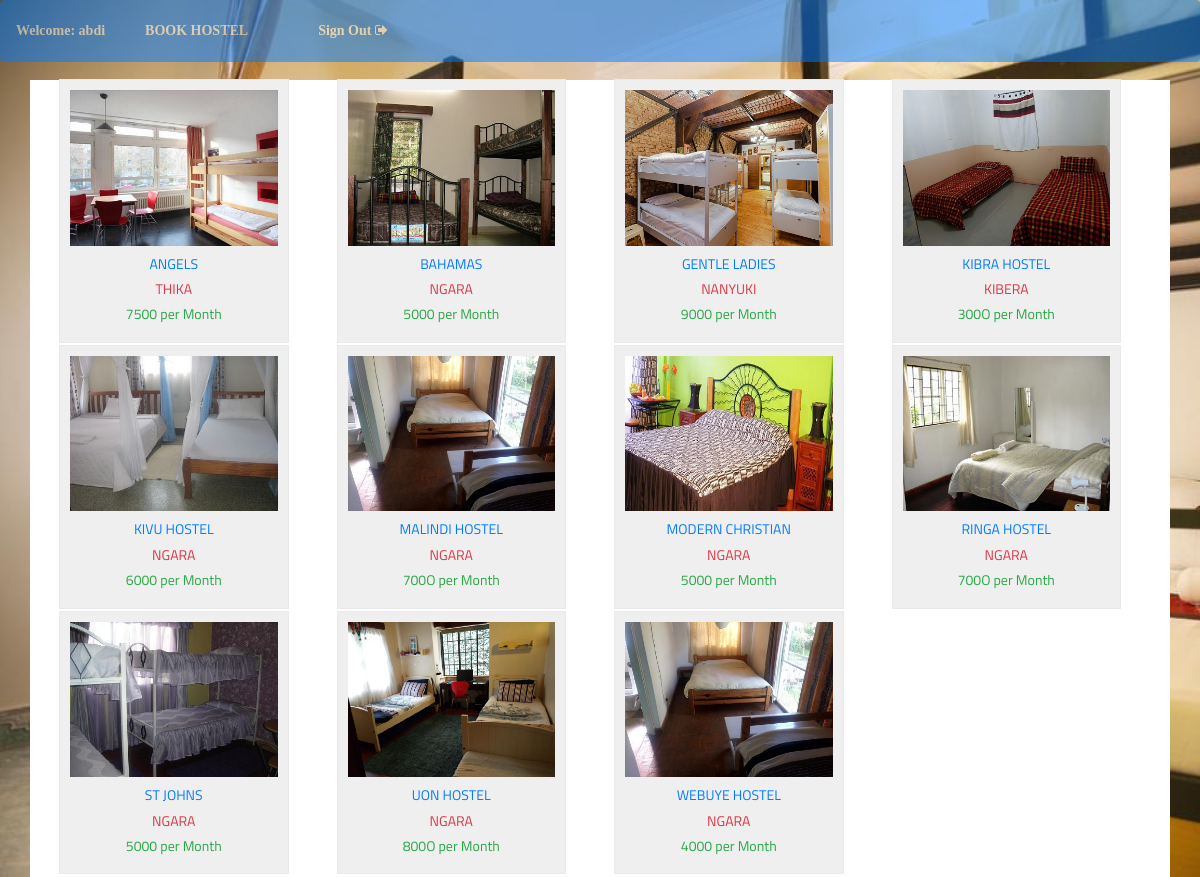
Screenshot of /userdashboard.php (signed in) with the database file from the repository.
### tables this page shows
CREATE TABLE `hostel` (
  `name` varchar(200) NOT NULL,
  `location` varchar(200) NOT NULL,
  `price` varchar(200) NOT NULL,
  `img` varchar(200) NOT NULL
);

### userdashboard.php (the view, shortened to what this page needs)
<?php
    $database_name = "hostel";
    $con = mysqli_connect("localhost","root","",$database_name);?>
<!doctype html>
<html>
<head>
<link rel="stylesheet" href="https://stackpath.bootstrapcdn.com/bootstrap/4.4.1/css/bootstrap.min.css">
  <link rel="stylesheet" href="https://maxcdn.bootstrapcdn.com/bootstrap/3.4.1/css/bootstrap.min.css">
  <link rel="stylesheet" href="path/to/font-awesome/css/font-awesome.min.css">
  <link rel="stylesheet" href="https://cdnjs.cloudflare.com/ajax/libs/font-awesome/4.7.0/css/font-awesome.min.css">
</head>
<body class="" style="background-image:url(img/b.jpg); background-repeat: no-repeat;background-size: cover;height: 624px ">
    <div class="navbar-fixed-top">
 <nav class="navbar navbar-expand-lg bg-primary" style="opacity: 0.5">
  <div class="collapse navbar-collapse" id="navbarTogglerDemo03">
<ul class="navbar-nav mr-auto">
  <li class="nav-item">
          <?php
if (isset($_SESSION['client'])) {
                  echo '<a style="color: white; font-family:Verdana; font-weight:bolder;" class="nav-link mx-auto"> Welcome: '.$_SESSION['client'].'</a>';
                    }
 ?>
      </li>
</ul >
 <ul class="navbar-nav   mx-5 ">
  <li class="nav-item">
        <a style="color: white; font-family:Verdana; cursor: pointer; font-weight: bolder;" class="nav-link" href="book.php">BOOK HOSTEL</a>
      </li>
</ul >
<ul class="navbar-nav  ml-lg-5">
  <li class="nav-item">
   <?php
echo '<a class="nav-link" style="color: white; font-weight:bolder; font-family:Verdana"  href="userlogout.php?logout">Sign Out <i class="fa fa-sign-out" aria-hidden="true"></i></a>';
  ?>
   </li>
 </ul>
 </div>
</nav>
 </div>
<br><br><br><br>
    <div class="container bg-white" style="margin: auto;">
        <?php
            $query = "SELECT * FROM hostel order by name";
            $result = mysqli_query($con,$query);
            if(mysqli_num_rows($result) > 0) {
                while ($row = mysqli_fetch_array($result)) {
                    ?>
                    <div class="col-md-3">
                        <form method="post" action="candidate_images.php?action=add&id=<?php echo $row["id"]; ?>">
                            <div class="product">
                                <img src="<?php echo $row["img"]; ?>" class="img-responsive">
                                <h5 class="text-primary"><?php echo $row["name"]; ?></h5>
                                <h5 class="text-danger"><?php echo $row["location"]; ?></h5>
                                <h5 class="text-success"><?php echo $row["price"]; ?></h5>
                            </div>
                        </form>
                    </div>
                    <?php
                }
            }
        ?>
</body>
</html>

### userdashboard.php (style rules this page uses)
* { font-family: 'Titillium Web', sans-serif; }
.product { border: 1px solid #eaeaec; margin: -1px 19px 3px -1px; padding: 10px; text-align: center; background-color: #efefef; }

### rows the page displays
hostel: img (picture), name "ANGELS", location "THIKA", price "7500 per Month"
hostel: img (picture), name "BAHAMAS", location "NGARA", price "5000 per Month"
hostel: img (picture), name "GENTLE LADIES", location "NANYUKI", price "9000 per Month"
hostel: img (picture), name "KIBRA HOSTEL", location "KIBERA", price "300O per Month"
hostel: img (picture), name "KIVU HOSTEL", location "NGARA", price "6000 per Month"
hostel: img (picture), name "MALINDI HOSTEL", location "NGARA", price "700O per Month"
hostel: img (picture), name "MODERN CHRISTIAN", location "NGARA", price "5000 per Month"
hostel: img (picture), name "RINGA HOSTEL", location "NGARA", price "700O per Month"
hostel: img (picture), name "ST JOHNS", location "NGARA", price "5000 per Month"
hostel: img (picture), name "UON HOSTEL", location "NGARA", price "800O per Month"
hostel: img (picture), name "WEBUYE HOSTEL", location "NGARA", price "4000 per Month"

### other values shown
$_SESSION['client'] "abdi"
